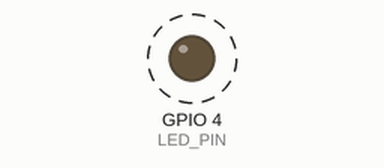
A sketch run on a simulated ESP32. On the bench: output pins drawn as LEDs (lit = HIGH). Dashed ring = blinking. What the sketch prints to the serial monitor is not drawn.

Above: at 1.0 s.
Timing chart, 0 to 5.8 s (numbered marks = the images above):
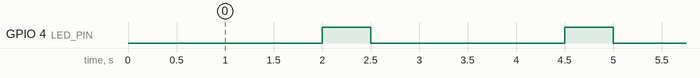

The sketch:

CombinedDiode1_2.ino
```cpp
// ========= ALL OF TASK 2 DIODE ARE INCLUDED IN THIS CODE =========
// 2 = delay() blink, 3 = millis() blink, 4 = millis() + Serial printing
#define TASK_MODE 4
// ===========================================

// === Hardware setup ===
// ESP32: GPIO 4 -> resistor -> LED anode (A), LED cathode (C) -> GND
const int LED_PIN = 4;

// Blink timings (same for all tasks)
const unsigned long ON_MS  = 500;   // 0.5 s ON
const unsigned long OFF_MS = 2000;  // 2 s OFF

// State for the non-blocking (millis) tasks
unsigned long ledTimer   = 0;
unsigned long printTimer = 0;
bool ledState = LOW;

// ---------- Task 2: Blocking version (delay) ----------
void runTask2_DelayBlink() {
  digitalWrite(LED_PIN, HIGH);  // LED ON
  delay(ON_MS);                 // 0.5 s
  digitalWrite(LED_PIN, LOW);   // LED OFF
  delay(OFF_MS);                // 2 s
}

// ---------- Task 3: Non-blocking blink with millis ----------
void runTask3_MillisBlink() {
  unsigned long now = millis();

  if (ledState == HIGH && (now - ledTimer >= ON_MS)) {
    ledState = LOW;
    ledTimer = now;
    digitalWrite(LED_PIN, ledState);
  } else if (ledState == LOW && (now - ledTimer >= OFF_MS)) {
    ledState = HIGH;
    ledTimer = now;
    digitalWrite(LED_PIN, ledState);
  }
}

// ---------- Task 4: Non-blocking blink + elapsed seconds ----------
void runTask4_MillisBlinkAndPrint() {
  unsigned long now = millis();

  // LED state machine (same as Task 3)
  if (ledState == HIGH && (now - ledTimer >= ON_MS)) {
    ledState = LOW;
    ledTimer = now;
    digitalWrite(LED_PIN, ledState);
  } else if (ledState == LOW && (now - ledTimer >= OFF_MS)) {
    ledState = HIGH;
    ledTimer = now;
    digitalWrite(LED_PIN, ledState);
  }

  // Print elapsed seconds once per second (non-blocking)
  if (now - printTimer >= 1000) {
    printTimer = now;
    Serial.print("Running for: ");
    Serial.print(now / 1000);
    Serial.println(" s");
  }
}

void setup() {
  pinMode(LED_PIN, OUTPUT);
  digitalWrite(LED_PIN, ledState);

#if (TASK_MODE == 4)
  Serial.begin(115200);              // Only required for Task 4
  Serial.println("Task 4: Non-blocking blink + elapsed seconds");
#elif (TASK_MODE == 3)
  // Optional: uncomment if you want a banner in Task 3
  // Serial.begin(115200);
  // Serial.println("Task 3: Non-blocking blink");
#elif (TASK_MODE == 2)
  // Task 2 uses only pinMode(), digitalWrite(), delay()
#endif
}

void loop() {
#if (TASK_MODE == 4)
  runTask4_MillisBlinkAndPrint();
#elif (TASK_MODE == 3)
  runTask3_MillisBlink();
#elif (TASK_MODE == 2)
  runTask2_DelayBlink();
#else
  // Fallback: Task 2 behavior
  runTask2_DelayBlink();
#endif
}
```

Measured:
- by itself, GPIO 4 (LED_PIN): alternates HIGH for 0.50 s and LOW for 2.0 s
